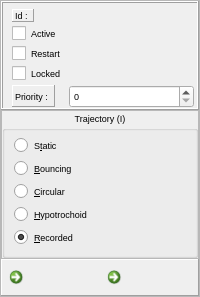
    <widget class="QFrame" name="frame_3">
     <property name="frameShape">
      <enum>QFrame::StyledPanel</enum>
     </property>
     <property name="frameShadow">
      <enum>QFrame::Raised</enum>
     </property>
     <layout class="QVBoxLayout" name="verticalLayout_4">
      <property name="spacing">
       <number>0</number>
      </property>
      <property name="leftMargin">
       <number>0</number>
      </property>
      <property name="topMargin">
       <number>0</number>
      </property>
      <property name="rightMargin">
       <number>0</number>
      </property>
      <property name="bottomMargin">
       <number>0</number>
      </property>
      <item>
       <widget class="QFrame" name="frame_Trigger">
        <property name="sizePolicy">
         <sizepolicy hsizetype="Minimum" vsizetype="Minimum">
          <horstretch>0</horstretch>
          <verstretch>0</verstretch>
         </sizepolicy>
        </property>
        <property name="frameShape">
         <enum>QFrame::Box</enum>
        </property>
        <property name="frameShadow">
         <enum>QFrame::Raised</enum>
        </property>
        <layout class="QVBoxLayout" name="verticalLayout_5">
         <property name="spacing">
          <number>0</number>
         </property>
         <property name="leftMargin">
          <number>0</number>
         </property>
         <property name="topMargin">
          <number>0</number>
         </property>
         <property name="rightMargin">
          <number>0</number>
         </property>
         <property name="bottomMargin">
          <number>0</number>
         </property>
         <item>
          <widget class="QFrame" name="frame_Num">
           <property name="sizePolicy">
            <sizepolicy hsizetype="Preferred" vsizetype="Minimum">
             <horstretch>0</horstretch>
             <verstretch>0</verstretch>
            </sizepolicy>
           </property>
           <property name="font">
            <font>
             <pointsize>7</pointsize>
            </font>
           </property>
           <property name="frameShape">
            <enum>QFrame::NoFrame</enum>
           </property>
           <property name="frameShadow">
            <enum>QFrame::Raised</enum>
           </property>
           <layout class="QFormLayout" name="formLayout">
            <property name="horizontalSpacing">
             <number>3</number>
            </property>
            <property name="verticalSpacing">
             <number>3</number>
            </property>
            <property name="topMargin">
             <number>6</number>
            </property>
            <property name="rightMargin">
             <number>3</number>
            </property>
            <property name="bottomMargin">
             <number>0</number>
            </property>
            <item row="0" column="0">
             <widget class="QLabel" name="label_Id">
              <property name="frameShape">
               <enum>QFrame::Panel</enum>
              </property>
              <property name="frameShadow">
               <enum>QFrame::Raised</enum>
              </property>
              <property name="text">
               <string>Id : </string>
              </property>
             </widget>
            </item>
            <item row="2" column="0">
             <widget class="QCheckBox" name="checkBox_Active">
              <property name="text">
               <string>Active</string>
              </property>
             </widget>
            </item>
            <item row="3" column="0">
             <widget class="QCheckBox" name="checkBox_Restart">
              <property name="text">
               <string>Restart</string>
              </property>
             </widget>
            </item>
            <item row="4" column="0">
             <widget class="QCheckBox" name="checkBox_Locked">
              <property name="text">
               <string>Locked</string>
              </property>
             </widget>
            </item>
            <item row="5" column="0">
             <widget class="QLabel" name="label_Priority">
              <property name="frameShape">
               <enum>QFrame::Panel</enum>
              </property>
              <property name="frameShadow">
               <enum>QFrame::Raised</enum>
              </property>
              <property name="text">
               <string>Priority : </string>
              </property>
             </widget>
            </item>
            <item row="5" column="1">
             <widget class="QSpinBox" name="spinBox_Priority"/>
            </item>
            <item row="0" column="1">
             <widget class="QLabel" name="label_Id_Value">
              <property name="text">
               <string/>
              </property>
             </widget>
            </item>
           </layout>
          </widget>
         </item>
        </layout>
       </widget>
      </item>
      <item>
       <widget class="QFrame" name="frame_2">
        <property name="frameShape">
         <enum>QFrame::StyledPanel</enum>
        </property>
        <property name="frameShadow">
         <enum>QFrame::Raised</enum>
        </property>
        <layout class="QVBoxLayout" name="verticalLayout">
         <property name="spacing">
          <number>0</number>
         </property>
         <property name="leftMargin">
          <number>0</number>
         </property>
         <property name="topMargin">
          <number>0</number>
         </property>
         <property name="rightMargin">
          <number>0</number>
         </property>
         <property name="bottomMargin">
          <number>0</number>
         </property>
         <item>
          <widget class="QGroupBox" name="groupBox_Trajectory">
           <property name="sizePolicy">
            <sizepolicy hsizetype="Minimum" vsizetype="Expanding">
             <horstretch>0</horstretch>
             <verstretch>0</verstretch>
            </sizepolicy>
           </property>
           <property name="font">
            <font>
             <pointsize>7</pointsize>
            </font>
           </property>
           <property name="title">
            <string>Trajectory (I)</string>
           </property>
           <property name="alignment">
            <set>Qt::AlignCenter</set>
           </property>
           <layout class="QVBoxLayout" name="verticalLayout_6">
            <item>
             <widget class="QRadioButton" name="radioButton_Trajectory_Static">
              <property name="text">
               <string>S&amp;tatic </string>
              </property>
              <property name="checked">
               <bool>false</bool>
              </property>
              <property name="autoExclusive">
               <bool>true</bool>
              </property>
             </widget>
            </item>
            <item>
             <widget class="QRadioButton" name="radioButton_Trajectory_Bouncing">
              <property name="sizePolicy">
               <sizepolicy hsizetype="Minimum" vsizetype="Fixed">
                <horstretch>0</horstretch>
                <verstretch>0</verstretch>
               </sizepolicy>
              </property>
              <property name="text">
               <string>&amp;Bouncing</string>
              </property>
             </widget>
            </item>
            <item>
             <widget class="QRadioButton" name="radioButton_Trajectory_Circular">
              <property name="text">
               <string>&amp;Circular</string>
              </property>
              <property name="autoExclusive">
               <bool>true</bool>
              </property>
             </widget>
            </item>
            <item>
             <widget class="QRadioButton" name="radioButton_Trajectory_Hypotrochoid">
              <property name="text">
               <string>&amp;Hypotrochoid</string>
              </property>
             </widget>
            </item>
            <item>
             <widget class="QRadioButton" name="radioButton_Trajectory_Recorded">
              <property name="text">
               <string>&amp;Recorded</string>
              </property>
              <property name="checked">
               <bool>true</bool>
              </property>
              <property name="autoExclusive">
               <bool>true</bool>
              </property>
             </widget>
            </item>
           </layout>
          </widget>
         </item>
        </layout>
       </widget>
      </item>
      <item>
       <widget class="QFrame" name="frame_Transports">
        <property name="frameShape">
         <enum>QFrame::Panel</enum>
        </property>
        <property name="frameShadow">
         <enum>QFrame::Raised</enum>
        </property>
        <layout class="QGridLayout" name="gridLayout_3">
         <property name="leftMargin">
          <number>0</number>
         </property>
         <property name="topMargin">
          <number>0</number>
         </property>
         <property name="rightMargin">
          <number>0</number>
         </property>
         <property name="bottomMargin">
          <number>0</number>
         </property>
         <property name="spacing">
          <number>0</number>
         </property>
         <item row="0" column="0">
          <widget class="QCommandLinkButton" name="commandLinkButton_stop">
           <property name="sizePolicy">
            <sizepolicy hsizetype="Ignored" vsizetype="Maximum">
             <horstretch>0</horstretch>
             <verstretch>0</verstretch>
            </sizepolicy>
           </property>
           <property name="focusPolicy">
            <enum>Qt::NoFocus</enum>
           </property>
           <property name="text">
            <string/>
           </property>
           <property name="icon">
            <iconset theme="boutontransport" resource="../../resources/buttons.qrc">
             <normaloff>:/resources/boutonstransports-1-7.png</normaloff>
             <normalon>:/resources/boutonstransports-1-7.png</normalon>:/resources/boutonstransports-1-7.png</iconset>
           </property>
           <property name="iconSize">
            <size>
             <width>15</width>
             <height>15</height>
            </size>
           </property>
           <property name="checkable">
            <bool>false</bool>
           </property>
           <property name="checked">
            <bool>false</bool>
           </property>
           <property name="autoDefault">
            <bool>false</bool>
           </property>
          </widget>
         </item>
         <item row="0" column="1">
          <widget class="QCommandLinkButton" name="commandLinkButton_go">
           <property name="sizePolicy">
            <sizepolicy hsizetype="Ignored" vsizetype="Maximum">
             <horstretch>0</horstretch>
             <verstretch>0</verstretch>
            </sizepolicy>
           </property>
           <property name="focusPolicy">
            <enum>Qt::NoFocus</enum>
           </property>
           <property name="text">
            <string/>
           </property>
           <property name="icon">
            <iconset theme="boutontransport" resource="../../resources/buttons.qrc">
             <normaloff>:/resources/boutonstransports-1-4.png</normaloff>
             <normalon>:/resources/boutonstransports-1-2.png</normalon>:/resources/boutonstransports-1-4.png</iconset>
           </property>
           <property name="iconSize">
            <size>
             <width>15</width>
             <height>15</height>
            </size>
           </property>
           <property name="checkable">
            <bool>true</bool>
           </property>
           <property name="checked">
            <bool>false</bool>
           </property>
           <property name="autoDefault">
            <bool>false</bool>
           </property>
          </widget>
         </item>
        </layout>
       </widget>
      </item>
     </layout>
    </widget>
